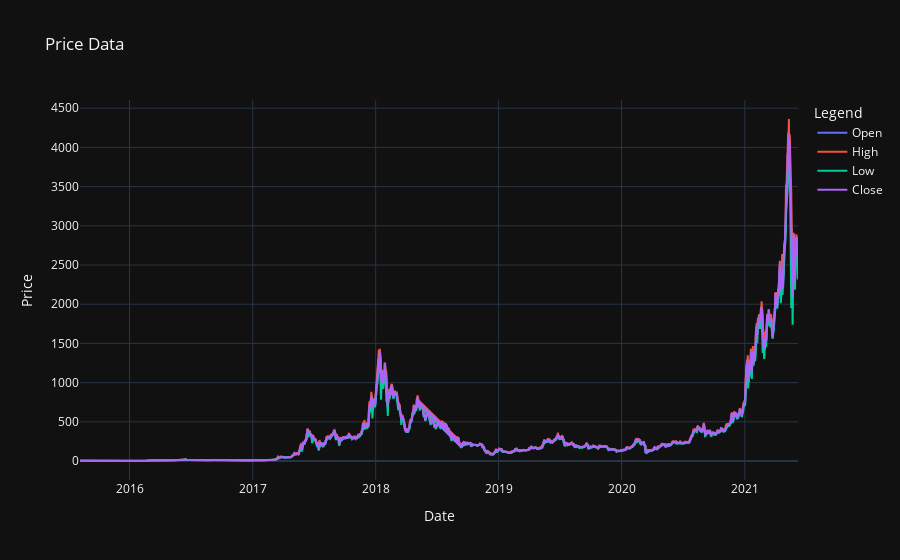
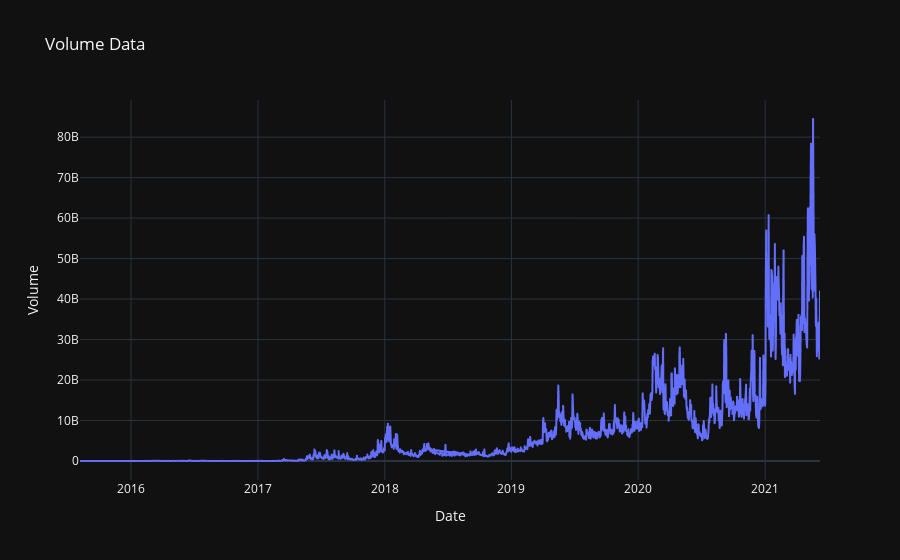

The notebook cell saved with these charts, in order:
### Markdown cell above
The original time series was very hard to interpret because the volume column has very large numbers that messed with the scale of the graph. In order to remedy this, we will plot the price data and the volume data seperately, and we will resample the Volume data in order

### Code cell
# Plot the time series
fig = go.Figure()
col = ['Open', 'High', 'Low', 'Close']

# Add traces
for c in col:
    fig.add_trace(go.Scatter(x=df.index, y=df[c], mode='lines', name=f'{c}'))
fig.update_layout(
title='Price Data',
xaxis_title='Date',
yaxis_title='Price',
legend_title='Legend')
fig.show()
display(px.line(data_frame=df, x=df.index, y=df['Volume'], title='Volume Data'))

### Figure 1 — Plotly figure (JSON) as saved in the notebook; plotly's stock layout.template omitted (floating-point values rounded to 4 significant figures; data arrays with more than 128 entries replaced by an {"elided": "..."} marker saying what was removed)
{"data": [{"mode": "lines", "name": "Open", "type": "scatter", "x": {"elided": "2133 str values"}, "y": {"elided": "2133 float values"}}, {"mode": "lines", "name": "High", "type": "scatter", "x": {"elided": "2133 str values"}, "y": {"elided": "2133 float values"}}, {"mode": "lines", "name": "Low", "type": "scatter", "x": {"elided": "2133 str values"}, "y": {"elided": "2133 float values"}}, {"mode": "lines", "name": "Close", "type": "scatter", "x": {"elided": "2133 str values"}, "y": {"elided": "2133 float values"}}], "layout": {"legend": {"title": {"text": "Legend"}}, "title": {"text": "Price Data"}, "xaxis": {"title": {"text": "Date"}}, "yaxis": {"title": {"text": "Price"}}}}

### Figure 2 — Plotly figure (JSON) as saved in the notebook; plotly's stock layout.template omitted (floating-point values rounded to 4 significant figures; data arrays with more than 128 entries replaced by an {"elided": "..."} marker saying what was removed)
{"data": [{"hovertemplate": "Date=%{x}<br>Volume=%{y}<extra></extra>", "legendgroup": "", "line": {"color": "#636efa", "dash": "solid"}, "mode": "lines", "name": "", "showlegend": false, "type": "scattergl", "x": {"elided": "2133 str values"}, "xaxis": "x", "y": {"elided": "2133 int values"}, "yaxis": "y"}], "layout": {"legend": {"tracegroupgap": 0}, "title": {"text": "Volume Data"}, "xaxis": {"anchor": "y", "domain": [0, 1], "title": {"text": "Date"}}, "yaxis": {"anchor": "x", "domain": [0, 1], "title": {"text": "Volume"}}}}
